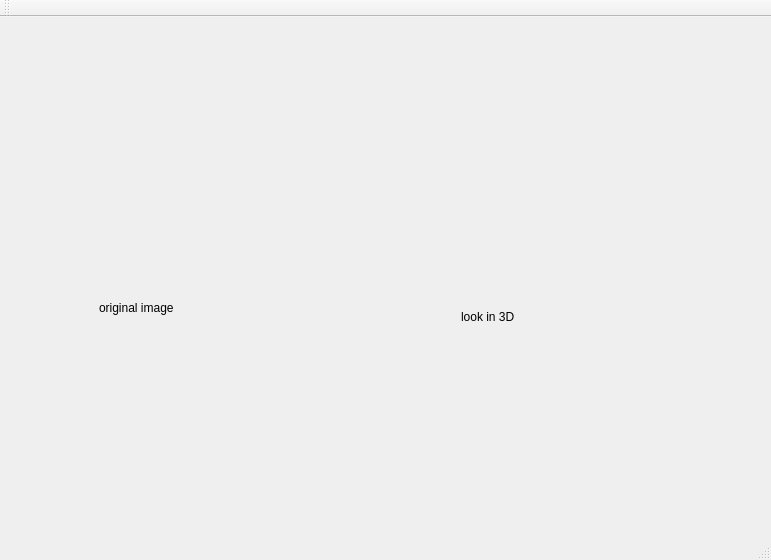
<?xml version="1.0" encoding="UTF-8"?>
<ui version="4.0">
 <class>MainWindow</class>
 <widget class="QMainWindow" name="MainWindow">
  <property name="geometry">
   <rect>
    <x>0</x>
    <y>0</y>
    <width>771</width>
    <height>560</height>
   </rect>
  </property>
  <property name="windowTitle">
   <string>MainWindow</string>
  </property>
  <widget class="QWidget" name="centralWidget">
   <layout class="QVBoxLayout" name="verticalLayout">
    <item>
     <widget class="QStackedWidget" name="stackedWidget">
      <property name="currentIndex">
       <number>1</number>
      </property>
      <widget class="QWidget" name="noImagePage">
       <layout class="QHBoxLayout" name="horizontalLayout">
        <item>
         <widget class="QFrame" name="frame">
          <property name="frameShape">
           <enum>QFrame::StyledPanel</enum>
          </property>
          <property name="frameShadow">
           <enum>QFrame::Raised</enum>
          </property>
          <layout class="QHBoxLayout" name="horizontalLayout_2">
           <item>
            <spacer name="horizontalSpacer">
             <property name="orientation">
              <enum>Qt::Horizontal</enum>
             </property>
             <property name="sizeHint" stdset="0">
              <size>
               <width>288</width>
               <height>20</height>
              </size>
             </property>
            </spacer>
           </item>
           <item>
            <widget class="QPushButton" name="openImageButton">
             <property name="text">
              <string>Open an Image</string>
             </property>
            </widget>
           </item>
           <item>
            <spacer name="horizontalSpacer_2">
             <property name="orientation">
              <enum>Qt::Horizontal</enum>
             </property>
             <property name="sizeHint" stdset="0">
              <size>
               <width>40</width>
               <height>20</height>
              </size>
             </property>
            </spacer>
           </item>
          </layout>
         </widget>
        </item>
       </layout>
      </widget>
      <widget class="QWidget" name="imagePage">
       <widget class="SourceImage" name="sourceDisplay" native="true">
        <property name="geometry">
         <rect>
          <x>50</x>
          <y>40</y>
          <width>271</width>
          <height>201</height>
         </rect>
        </property>
       </widget>
       <widget class="PreviewWindow" name="previewDisplay" native="true">
        <property name="geometry">
         <rect>
          <x>350</x>
          <y>60</y>
          <width>321</width>
          <height>191</height>
         </rect>
        </property>
       </widget>
       <widget class="QLabel" name="label">
        <property name="geometry">
         <rect>
          <x>450</x>
          <y>280</y>
          <width>69</width>
          <height>17</height>
         </rect>
        </property>
        <property name="text">
         <string>look in 3D</string>
        </property>
       </widget>
       <widget class="QLabel" name="label_2">
        <property name="geometry">
         <rect>
          <x>88</x>
          <y>270</y>
          <width>111</width>
          <height>20</height>
         </rect>
        </property>
        <property name="text">
         <string>original image</string>
        </property>
       </widget>
      </widget>
     </widget>
    </item>
   </layout>
  </widget>
  <widget class="QMenuBar" name="menuBar">
   <property name="geometry">
    <rect>
     <x>0</x>
     <y>0</y>
     <width>771</width>
     <height>25</height>
    </rect>
   </property>
  </widget>
  <widget class="QToolBar" name="mainToolBar">
   <attribute name="toolBarArea">
    <enum>TopToolBarArea</enum>
   </attribute>
   <attribute name="toolBarBreak">
    <bool>false</bool>
   </attribute>
  </widget>
  <widget class="QStatusBar" name="statusBar"/>
 </widget>
 <layoutdefault spacing="6" margin="11"/>
 <customwidgets>
  <customwidget>
   <class>PreviewWindow</class>
   <extends>QWidget</extends>
   <header>previewwindow.h</header>
   <container>1</container>
  </customwidget>
  <customwidget>
   <class>SourceImage</class>
   <extends>QWidget</extends>
   <header>sourceimage.h</header>
   <container>1</container>
  </customwidget>
 </customwidgets>
 <resources/>
 <connections/>
</ui>
